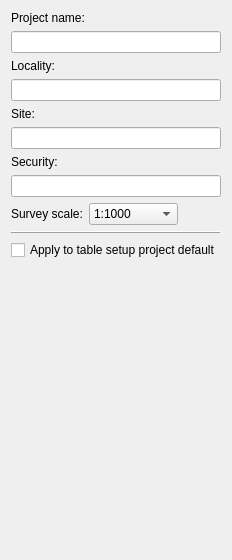
       <widget class="QWidget" name="objectCardTab">
        <attribute name="title">
         <string>Objet Card</string>
        </attribute>
        <layout class="QVBoxLayout" name="verticalLayout_4">
         <item>
          <widget class="QLabel" name="projectNameLabel">
           <property name="text">
            <string>Project name:</string>
           </property>
          </widget>
         </item>
         <item>
          <widget class="QLineEdit" name="projectNameLineEdit"/>
         </item>
         <item>
          <widget class="QLabel" name="localityLabel">
           <property name="text">
            <string>Locality:</string>
           </property>
          </widget>
         </item>
         <item>
          <widget class="QLineEdit" name="localityLineEdit"/>
         </item>
         <item>
          <widget class="QLabel" name="siteLabel">
           <property name="text">
            <string>Site:</string>
           </property>
          </widget>
         </item>
         <item>
          <widget class="QLineEdit" name="siteLineEdit"/>
         </item>
         <item>
          <widget class="QLabel" name="securityLabel">
           <property name="text">
            <string>Security:</string>
           </property>
          </widget>
         </item>
         <item>
          <widget class="QLineEdit" name="securityLineEdit"/>
         </item>
         <item>
          <layout class="QHBoxLayout" name="horizontalLayout">
           <item>
            <widget class="QLabel" name="surveyScaleLabel">
             <property name="text">
              <string>Survey scale:</string>
             </property>
            </widget>
           </item>
           <item>
            <widget class="QComboBox" name="surveyScaleComboBox">
             <property name="sizePolicy">
              <sizepolicy hsizetype="Expanding" vsizetype="Fixed">
               <horstretch>0</horstretch>
               <verstretch>0</verstretch>
              </sizepolicy>
             </property>
             <property name="currentIndex">
              <number>6</number>
             </property>
             <property name="frame">
              <bool>true</bool>
             </property>
             <item>
              <property name="text">
               <string>1:10</string>
              </property>
             </item>
             <item>
              <property name="text">
               <string>1:20</string>
              </property>
             </item>
             <item>
              <property name="text">
               <string>1:50</string>
              </property>
             </item>
             <item>
              <property name="text">
               <string>1:100</string>
              </property>
             </item>
             <item>
              <property name="text">
               <string>1:200</string>
              </property>
             </item>
             <item>
              <property name="text">
               <string>1:500</string>
              </property>
             </item>
             <item>
              <property name="text">
               <string>1:1000</string>
              </property>
             </item>
             <item>
              <property name="text">
               <string>1:2000</string>
              </property>
             </item>
             <item>
              <property name="text">
               <string>1:5000</string>
              </property>
             </item>
             <item>
              <property name="text">
               <string>1:10000</string>
              </property>
             </item>
             <item>
              <property name="text">
               <string>1:25000</string>
              </property>
             </item>
             <item>
              <property name="text">
               <string>1:50000</string>
              </property>
             </item>
             <item>
              <property name="text">
               <string>1:100000</string>
              </property>
             </item>
             <item>
              <property name="text">
               <string>1:250000</string>
              </property>
             </item>
             <item>
              <property name="text">
               <string>1:500000</string>
              </property>
             </item>
             <item>
              <property name="text">
               <string>1:1000000</string>
              </property>
             </item>
            </widget>
           </item>
           <item>
            <spacer name="horizontalSpacer">
             <property name="orientation">
              <enum>Qt::Horizontal</enum>
             </property>
             <property name="sizeHint" stdset="0">
              <size>
               <width>40</width>
               <height>20</height>
              </size>
             </property>
            </spacer>
           </item>
          </layout>
         </item>
         <item>
          <widget class="QFrame" name="frame">
           <property name="frameShape">
            <enum>QFrame::HLine</enum>
           </property>
           <property name="frameShadow">
            <enum>QFrame::Raised</enum>
           </property>
          </widget>
         </item>
         <item>
          <widget class="QCheckBox" name="defaultTablesCheckBox">
           <property name="text">
            <string>Apply to table setup project default</string>
           </property>
          </widget>
         </item>
         <item>
          <spacer name="verticalSpacer">
           <property name="orientation">
            <enum>Qt::Vertical</enum>
           </property>
           <property name="sizeHint" stdset="0">
            <size>
             <width>20</width>
             <height>289</height>
            </size>
           </property>
          </spacer>
         </item>
        </layout>
       </widget>
